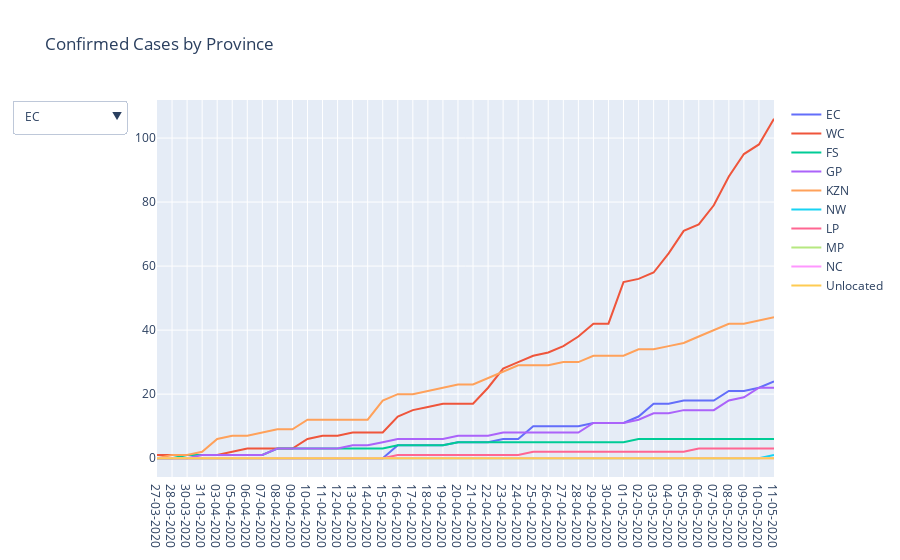

The notebook cell saved with this chart:
### Code cell
fig = go.Figure()

# Add Traces

fig.add_trace(
    go.Scatter(
        y=df_death['EC'],
        x=df_death.date,
        name= 'EC'
    ))
fig.add_trace(
    go.Scatter(
        y=df_death['WC'],
        x=df_death.date,
        name= 'WC'
    ))
fig.add_trace(
    go.Scatter(
        y=df_death['FS'],
        x=df_death.date,
        name= 'FS'
    ))
fig.add_trace(
    go.Scatter(
        y=df_death['GP'],
        x=df_death.date,
        name= 'GP'
    ))
fig.add_trace(
    go.Scatter(
        y=df_death['KZN'],
        x=df_death.date,
        name= "KZN"
    ))
fig.add_trace(
    go.Scatter(
        y=df_death['NW'],
        x=df_death.date,
        name= 'NW'
    ))
fig.add_trace(
    go.Scatter(
        y=df_death['LP'],
        x=df_death.date,
        name= 'LP'
    ))
fig.add_trace(
    go.Scatter(
        y=df_death['MP'],
        x=df_death.date,
        name= 'MP'
    ))
fig.add_trace(
    go.Scatter(
        y=df_death['NC'],
        x=df_death.date,
        name= 'NC'
    ))
fig.add_trace(
    go.Scatter(
        y=df_death['UNKNOWN'],
        x=df_death.date,
        name='Unlocated'
    ))



fig.update_layout(
    updatemenus=[
        dict(
            active=0,
            buttons=list([
                dict(label="EC",
                     method="update",
                     args=[{"visible": [True, False, False, False,False, False, False,False, False, False]},
                           {"title": "Cumulative Confirmed Fatalities Cases: Eastern Cape",
                            }]),
                dict(label="WC",
                     method="update",
                     args=[{"visible": [False,True,False,False,False,False,False,False,False,False]},
                           {"title": "Cumulative Confirmed Fatalities Cases: Western Cape",
                          }]),
                dict(label="FS",
                     method="update",
                     args=[{"visible": [False,False,True,False,False,False,False,False,False,False]},
                           {"title": "Cumulative Confirmed Fatalities Cases: Free State",
                          }]),
                dict(label="GP",
                     method="update",
                     args=[{"visible": [False,False,False,True,False,False,False,False,False,False]},
                           {"title": "Cumulative Confirmed Fatalities Cases: Gauteng",
                          }]),
                dict(label="KZN",
                     method="update",
                     args=[{"visible": [False,False,False,False,True, False,False,False, False, False]},
                           {"title": "Cumulative Confirmed Fatalities Cases: Kwa Zulu Natal",
                          }]),
                dict(label="NW",
                     method="update",
                     args=[{"visible": [False,False,False,False,False,True,False,False, False, False]},
                           {"title": "Cumulative Confirmed Fatalities Cases: North West",
                          }]),
                dict(label="LP",
                     method="update",
                     args=[{"visible": [False, False,False,False,False, False,True, False, False, False]},
                           {"title": "Cumulative Confirmed Fatalities Cases: Limpopo",
                          }]),
                dict(label="MP",
                     method="update",
                     args=[{"visible": [False, False,False,False,False, False,False,True,  False, False]},
                           {"title": "Cumulative Confirmed Fatalities Cases: Mpumalanga",
                          }]),
                dict(label="NC",
                     method="update",
                     args=[{"visible": [False, False,False,False,False, False,False,  False,True, False]},
                           {"title": "Cumulative Confirmed Fatalities Cases: Northern Cape",
                          }]),
                 dict(label="UNKWNOWN",
                     method="update",
                     args=[{"visible": [False, False,False,False,False, False,False,False, False,True]},
                           {"title": "Cumulative Confirmed Fatalities Cases: Unlocated",
                          }]),
            ]),
        )
    ])

# Set title
fig.update_layout(title_text="Confirmed Cases by Province")

fig.show()

### Figure 1 — Plotly figure (JSON) as saved in the notebook; plotly's stock layout.template omitted (floating-point values rounded to 4 significant figures)
{"data": [{"name": "EC", "type": "scatter", "x": ["27-03-2020", "28-03-2020", "30-03-2020", "31-03-2020", "03-04-2020", "05-04-2020", "06-04-2020", "07-04-2020", "08-04-2020", "09-04-2020", "10-04-2020", "11-04-2020", "12-04-2020", "13-04-2020", "14-04-2020", "15-04-2020", "16-04-2020", "17-04-2020", "18-04-2020", "19-04-2020", "20-04-2020", "21-04-2020", "22-04-2020", "23-04-2020", "24-04-2020", "25-04-2020", "26-04-2020", "27-04-2020", "28-04-2020", "29-04-2020", "30-04-2020", "01-05-2020", "02-05-2020", "03-05-2020", "04-05-2020", "05-05-2020", "06-05-2020", "07-05-2020", "08-05-2020", "09-05-2020", "10-05-2020", "11-05-2020"], "y": [0, 0, 0, 0, 0, 0, 0, 0, 0, 0, 0, 0, 0, 0, 0, 0, 4, 4, 4, 4, 5, 5, 5, 6, 6, 10, 10, 10, 10, 11, 11, 11, 13, 17, 17, 18, 18, 18, 21, 21, 22, 24]}, {"name": "WC", "type": "scatter", "x": ["27-03-2020", "28-03-2020", "30-03-2020", "31-03-2020", "03-04-2020", "05-04-2020", "06-04-2020", "07-04-2020", "08-04-2020", "09-04-2020", "10-04-2020", "11-04-2020", "12-04-2020", "13-04-2020", "14-04-2020", "15-04-2020", "16-04-2020", "17-04-2020", "18-04-2020", "19-04-2020", "20-04-2020", "21-04-2020", "22-04-2020", "23-04-2020", "24-04-2020", "25-04-2020", "26-04-2020", "27-04-2020", "28-04-2020", "29-04-2020", "30-04-2020", "01-05-2020", "02-05-2020", "03-05-2020", "04-05-2020", "05-05-2020", "06-05-2020", "07-05-2020", "08-05-2020", "09-05-2020", "10-05-2020", "11-05-2020"], "y": [1, 1, 1, 1, 1, 2, 3, 3, 3, 3, 6, 7, 7, 8, 8, 8, 13, 15, 16, 17, 17, 17, 22, 28, 30, 32, 33, 35, 38, 42, 42, 55, 56, 58, 64, 71, 73, 79, 88, 95, 98, 106]}, {"name": "FS", "type": "scatter", "x": ["27-03-2020", "28-03-2020", "30-03-2020", "31-03-2020", "03-04-2020", "05-04-2020", "06-04-2020", "07-04-2020", "08-04-2020", "09-04-2020", "10-04-2020", "11-04-2020", "12-04-2020", "13-04-2020", "14-04-2020", "15-04-2020", "16-04-2020", "17-04-2020", "18-04-2020", "19-04-2020", "20-04-2020", "21-04-2020", "22-04-2020", "23-04-2020", "24-04-2020", "25-04-2020", "26-04-2020", "27-04-2020", "28-04-2020", "29-04-2020", "30-04-2020", "01-05-2020", "02-05-2020", "03-05-2020", "04-05-2020", "05-05-2020", "06-05-2020", "07-05-2020", "08-05-2020", "09-05-2020", "10-05-2020", "11-05-2020"], "y": [0, 0, 1, 1, 1, 1, 1, 1, 3, 3, 3, 3, 3, 3, 3, 3, 4, 4, 4, 4, 5, 5, 5, 5, 5, 5, 5, 5, 5, 5, 5, 5, 6, 6, 6, 6, 6, 6, 6, 6, 6, 6]}, {"name": "GP", "type": "scatter", "x": ["27-03-2020", "28-03-2020", "30-03-2020", "31-03-2020", "03-04-2020", "05-04-2020", "06-04-2020", "07-04-2020", "08-04-2020", "09-04-2020", "10-04-2020", "11-04-2020", "12-04-2020", "13-04-2020", "14-04-2020", "15-04-2020", "16-04-2020", "17-04-2020", "18-04-2020", "19-04-2020", "20-04-2020", "21-04-2020", "22-04-2020", "23-04-2020", "24-04-2020", "25-04-2020", "26-04-2020", "27-04-2020", "28-04-2020", "29-04-2020", "30-04-2020", "01-05-2020", "02-05-2020", "03-05-2020", "04-05-2020", "05-05-2020", "06-05-2020", "07-05-2020", "08-05-2020", "09-05-2020", "10-05-2020", "11-05-2020"], "y": [0, 0, 0, 1, 1, 1, 1, 1, 3, 3, 3, 3, 3, 4, 4, 5, 6, 6, 6, 6, 7, 7, 7, 8, 8, 8, 8, 8, 8, 11, 11, 11, 12, 14, 14, 15, 15, 15, 18, 19, 22, 22]}, {"name": "KZN", "type": "scatter", "x": ["27-03-2020", "28-03-2020", "30-03-2020", "31-03-2020", "03-04-2020", "05-04-2020", "06-04-2020", "07-04-2020", "08-04-2020", "09-04-2020", "10-04-2020", "11-04-2020", "12-04-2020", "13-04-2020", "14-04-2020", "15-04-2020", "16-04-2020", "17-04-2020", "18-04-2020", "19-04-2020", "20-04-2020", "21-04-2020", "22-04-2020", "23-04-2020", "24-04-2020", "25-04-2020", "26-04-2020", "27-04-2020", "28-04-2020", "29-04-2020", "30-04-2020", "01-05-2020", "02-05-2020", "03-05-2020", "04-05-2020", "05-05-2020", "06-05-2020", "07-05-2020", "08-05-2020", "09-05-2020", "10-05-2020", "11-05-2020"], "y": [0, 1, 1, 2, 6, 7, 7, 8, 9, 9, 12, 12, 12, 12, 12, 18, 20, 20, 21, 22, 23, 23, 25, 27, 29, 29, 29, 30, 30, 32, 32, 32, 34, 34, 35, 36, 38, 40, 42, 42, 43, 44]}, {"name": "NW", "type": "scatter", "x": ["27-03-2020", "28-03-2020", "30-03-2020", "31-03-2020", "03-04-2020", "05-04-2020", "06-04-2020", "07-04-2020", "08-04-2020", "09-04-2020", "10-04-2020", "11-04-2020", "12-04-2020", "13-04-2020", "14-04-2020", "15-04-2020", "16-04-2020", "17-04-2020", "18-04-2020", "19-04-2020", "20-04-2020", "21-04-2020", "22-04-2020", "23-04-2020", "24-04-2020", "25-04-2020", "26-04-2020", "27-04-2020", "28-04-2020", "29-04-2020", "30-04-2020", "01-05-2020", "02-05-2020", "03-05-2020", "04-05-2020", "05-05-2020", "06-05-2020", "07-05-2020", "08-05-2020", "09-05-2020", "10-05-2020", "11-05-2020"], "y": [0, 0, 0, 0, 0, 0, 0, 0, 0, 0, 0, 0, 0, 0, 0, 0, 0, 0, 0, 0, 0, 0, 0, 0, 0, 0, 0, 0, 0, 0, 0, 0, 0, 0, 0, 0, 0, 0, 0, 0, 0, 1]}, {"name": "LP", "type": "scatter", "x": ["27-03-2020", "28-03-2020", "30-03-2020", "31-03-2020", "03-04-2020", "05-04-2020", "06-04-2020", "07-04-2020", "08-04-2020", "09-04-2020", "10-04-2020", "11-04-2020", "12-04-2020", "13-04-2020", "14-04-2020", "15-04-2020", "16-04-2020", "17-04-2020", "18-04-2020", "19-04-2020", "20-04-2020", "21-04-2020", "22-04-2020", "23-04-2020", "24-04-2020", "25-04-2020", "26-04-2020", "27-04-2020", "28-04-2020", "29-04-2020", "30-04-2020", "01-05-2020", "02-05-2020", "03-05-2020", "04-05-2020", "05-05-2020", "06-05-2020", "07-05-2020", "08-05-2020", "09-05-2020", "10-05-2020", "11-05-2020"], "y": [0, 0, 0, 0, 0, 0, 0, 0, 0, 0, 0, 0, 0, 0, 0, 0, 1, 1, 1, 1, 1, 1, 1, 1, 1, 2, 2, 2, 2, 2, 2, 2, 2, 2, 2, 2, 3, 3, 3, 3, 3, 3]}, {"name": "MP", "type": "scatter", "x": ["27-03-2020", "28-03-2020", "30-03-2020", "31-03-2020", "03-04-2020", "05-04-2020", "06-04-2020", "07-04-2020", "08-04-2020", "09-04-2020", "10-04-2020", "11-04-2020", "12-04-2020", "13-04-2020", "14-04-2020", "15-04-2020", "16-04-2020", "17-04-2020", "18-04-2020", "19-04-2020", "20-04-2020", "21-04-2020", "22-04-2020", "23-04-2020", "24-04-2020", "25-04-2020", "26-04-2020", "27-04-2020", "28-04-2020", "29-04-2020", "30-04-2020", "01-05-2020", "02-05-2020", "03-05-2020", "04-05-2020", "05-05-2020", "06-05-2020", "07-05-2020", "08-05-2020", "09-05-2020", "10-05-2020", "11-05-2020"], "y": [0, 0, 0, 0, 0, 0, 0, 0, 0, 0, 0, 0, 0, 0, 0, 0, 0, 0, 0, 0, 0, 0, 0, 0, 0, 0, 0, 0, 0, 0, 0, 0, 0, 0, 0, 0, 0, 0, 0, 0, 0, 0]}, {"name": "NC", "type": "scatter", "x": ["27-03-2020", "28-03-2020", "30-03-2020", "31-03-2020", "03-04-2020", "05-04-2020", "06-04-2020", "07-04-2020", "08-04-2020", "09-04-2020", "10-04-2020", "11-04-2020", "12-04-2020", "13-04-2020", "14-04-2020", "15-04-2020", "16-04-2020", "17-04-2020", "18-04-2020", "19-04-2020", "20-04-2020", "21-04-2020", "22-04-2020", "23-04-2020", "24-04-2020", "25-04-2020", "26-04-2020", "27-04-2020", "28-04-2020", "29-04-2020", "30-04-2020", "01-05-2020", "02-05-2020", "03-05-2020", "04-05-2020", "05-05-2020", "06-05-2020", "07-05-2020", "08-05-2020", "09-05-2020", "10-05-2020", "11-05-2020"], "y": [0, 0, 0, 0, 0, 0, 0, 0, 0, 0, 0, 0, 0, 0, 0, 0, 0, 0, 0, 0, 0, 0, 0, 0, 0, 0, 0, 0, 0, 0, 0, 0, 0, 0, 0, 0, 0, 0, 0, 0, 0, 0]}, {"name": "Unlocated", "type": "scatter", "x": ["27-03-2020", "28-03-2020", "30-03-2020", "31-03-2020", "03-04-2020", "05-04-2020", "06-04-2020", "07-04-2020", "08-04-2020", "09-04-2020", "10-04-2020", "11-04-2020", "12-04-2020", "13-04-2020", "14-04-2020", "15-04-2020", "16-04-2020", "17-04-2020", "18-04-2020", "19-04-2020", "20-04-2020", "21-04-2020", "22-04-2020", "23-04-2020", "24-04-2020", "25-04-2020", "26-04-2020", "27-04-2020", "28-04-2020", "29-04-2020", "30-04-2020", "01-05-2020", "02-05-2020", "03-05-2020", "04-05-2020", "05-05-2020", "06-05-2020", "07-05-2020", "08-05-2020", "09-05-2020", "10-05-2020", "11-05-2020"], "y": [0, 0, 0, 0, 0, 0, 0, 0, 0, 0, 0, 0, 0, 0, 0, 0, 0, 0, 0, 0, 0, 0, 0, 0, 0, 0, 0, 0, 0, 0, 0, 0, 0, 0, 0, 0, 0, 0, 0, 0, 0, 0]}], "layout": {"title": {"text": "Confirmed Cases by Province"}, "updatemenus": [{"active": 0, "buttons": [{"args": [{"visible": [true, false, false, false, false, false, false, false, false, false]}, {"title": "Cumulative Confirmed Fatalities Cases: Eastern Cape"}], "label": "EC", "method": "update"}, {"args": [{"visible": [false, true, false, false, false, false, false, false, false, false]}, {"title": "Cumulative Confirmed Fatalities Cases: Western Cape"}], "label": "WC", "method": "update"}, {"args": [{"visible": [false, false, true, false, false, false, false, false, false, false]}, {"title": "Cumulative Confirmed Fatalities Cases: Free State"}], "label": "FS", "method": "update"}, {"args": [{"visible": [false, false, false, true, false, false, false, false, false, false]}, {"title": "Cumulative Confirmed Fatalities Cases: Gauteng"}], "label": "GP", "method": "update"}, {"args": [{"visible": [false, false, false, false, true, false, false, false, false, false]}, {"title": "Cumulative Confirmed Fatalities Cases: Kwa Zulu Natal"}], "label": "KZN", "method": "update"}, {"args": [{"visible": [false, false, false, false, false, true, false, false, false, false]}, {"title": "Cumulative Confirmed Fatalities Cases: North West"}], "label": "NW", "method": "update"}, {"args": [{"visible": [false, false, false, false, false, false, true, false, false, false]}, {"title": "Cumulative Confirmed Fatalities Cases: Limpopo"}], "label": "LP", "method": "update"}, {"args": [{"visible": [false, false, false, false, false, false, false, true, false, false]}, {"title": "Cumulative Confirmed Fatalities Cases: Mpumalanga"}], "label": "MP", "method": "update"}, {"args": [{"visible": [false, false, false, false, false, false, false, false, true, false]}, {"title": "Cumulative Confirmed Fatalities Cases: Northern Cape"}], "label": "NC", "method": "update"}, {"args": [{"visible": [false, false, false, false, false, false, false, false, false, true]}, {"title": "Cumulative Confirmed Fatalities Cases: Unlocated"}], "label": "UNKWNOWN", "method": "update"}]}]}}
